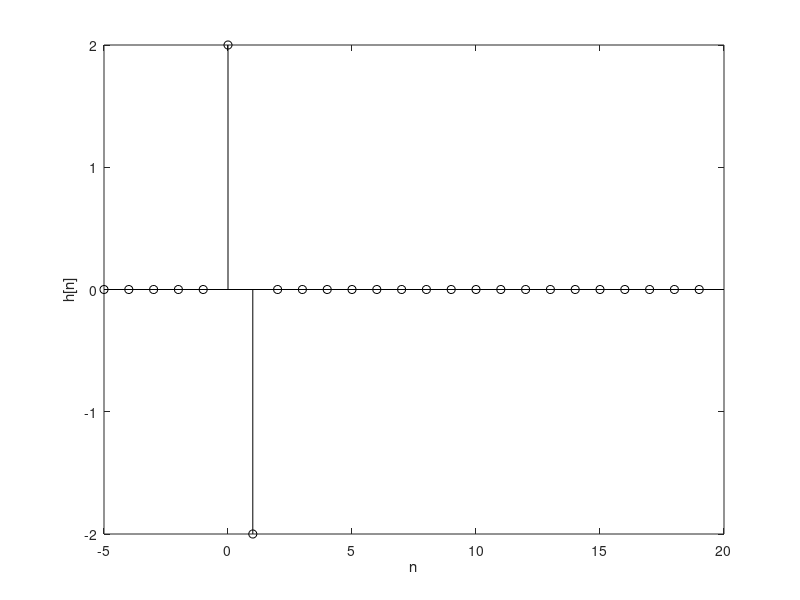

Here is the MATLAB script that generated this plot: (Note: this script raises an error after producing the figure.)
%% ha
load E6_h.mat;
n = -5:19;
clf; stem(n,ha,'k'); xlabel('n'); ylabel('h[n]');
%% hb
load E6_h.mat;
n = -5:19;
clf; stem(n,hb,'k'); xlabel('n'); ylabel('h[n]');
%% hd
load E6_h.mat;
n = -5:19;
clf; stem(n,hd,'k'); xlabel('n'); ylabel('h[n]');
%% x1
falta;
%% x2
n=0:50;
x=inline('2*(n>=5 & n<20)','n');    % x[n]=2(u[n-5]-u[n-20])
h=inline('1*(n>=2 & n<10)','n');    % h[n]=u[n-2]-u[n-10]

subplot(2,1,1)
stem(n,x(n-10),'b');hold on, 
stem(n,h(n),'r');hold off
xlabel('n')
title('x[n]  (bl?)  & h[n]  (r?d)')

y=conv(x(n-10),h(n));       % y[n]=x[n]*h[n]  (faltning)
subplot(2,1,2) 
stem(n,y(1:length(n)));  % Ty length(y) = length(x)+length(h)-1
xlabel('n')
title('y[n]')
%% x3
n=0:50;
x=inline('cos(pi*n/6).*(n>=0)','n');    % x[n]=2(u[n-5]-u[n-20])
h=inline('1.5*((0.95).^n).*(n>=0 & n<11)','n');    % h[n]=u[n-2]-u[n-10]

subplot(2,1,1)
stem(n,x(n),'b');hold on, 
stem(n,h(n),'r');hold off
xlabel('n')
title('x[n]  (bl?)  & h[n]  (r?d)')

y=conv(x(n),h(n));       % y[n]=x[n]*h[n]  (faltning)
subplot(2,1,2) 
stem(n,y(1:length(n)));  % Ty length(y) = length(x)+length(h)-1
xlabel('n')
title('y[n]')

